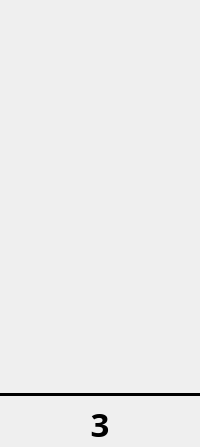
     <widget class="QWidget" name="col3" native="true">
      <layout class="QVBoxLayout" name="verticalLayout_3">
       <property name="spacing">
        <number>5</number>
       </property>
       <property name="leftMargin">
        <number>0</number>
       </property>
       <property name="topMargin">
        <number>0</number>
       </property>
       <property name="rightMargin">
        <number>0</number>
       </property>
       <property name="bottomMargin">
        <number>0</number>
       </property>
       <item>
        <widget class="QPushButton" name="col3button">
         <property name="sizePolicy">
          <sizepolicy hsizetype="Fixed" vsizetype="Fixed">
           <horstretch>0</horstretch>
           <verstretch>0</verstretch>
          </sizepolicy>
         </property>
         <property name="minimumSize">
          <size>
           <width>44</width>
           <height>44</height>
          </size>
         </property>
         <property name="maximumSize">
          <size>
           <width>44</width>
           <height>44</height>
          </size>
         </property>
         <property name="styleSheet">
          <string notr="true">QPushButton {
    border: none; 
    outline: none;
    image: url(&quot;:/images/arrow&quot;);
}

QPushButton:disabled {
    image: url(&quot;:/images/arrow-disabled&quot;);
}

QPushButton:hover {
    image: url(&quot;:/images/arrow-hover&quot;);
}
</string>
         </property>
         <property name="iconSize">
          <size>
           <width>44</width>
           <height>44</height>
          </size>
         </property>
         <property name="flat">
          <bool>true</bool>
         </property>
        </widget>
       </item>
       <item>
        <spacer name="spacer3up">
         <property name="orientation">
          <enum>Qt::Vertical</enum>
         </property>
         <property name="sizeType">
          <enum>QSizePolicy::Fixed</enum>
         </property>
         <property name="sizeHint" stdset="0">
          <size>
           <width>20</width>
           <height>40</height>
          </size>
         </property>
        </spacer>
       </item>
       <item>
        <widget class="Ball" name="row63">
         <property name="sizePolicy">
          <sizepolicy hsizetype="Fixed" vsizetype="Fixed">
           <horstretch>0</horstretch>
           <verstretch>0</verstretch>
          </sizepolicy>
         </property>
         <property name="minimumSize">
          <size>
           <width>44</width>
           <height>44</height>
          </size>
         </property>
         <property name="maximumSize">
          <size>
           <width>44</width>
           <height>44</height>
          </size>
         </property>
         <property name="text">
          <string/>
         </property>
         <property name="scaledContents">
          <bool>true</bool>
         </property>
         <property name="alignment">
          <set>Qt::AlignCenter</set>
         </property>
        </widget>
       </item>
       <item>
        <widget class="Ball" name="row53">
         <property name="sizePolicy">
          <sizepolicy hsizetype="Fixed" vsizetype="Fixed">
           <horstretch>0</horstretch>
           <verstretch>0</verstretch>
          </sizepolicy>
         </property>
         <property name="minimumSize">
          <size>
           <width>44</width>
           <height>44</height>
          </size>
         </property>
         <property name="maximumSize">
          <size>
           <width>44</width>
           <height>44</height>
          </size>
         </property>
         <property name="text">
          <string/>
         </property>
         <property name="scaledContents">
          <bool>true</bool>
         </property>
         <property name="alignment">
          <set>Qt::AlignCenter</set>
         </property>
        </widget>
       </item>
       <item>
        <widget class="Ball" name="row43">
         <property name="sizePolicy">
          <sizepolicy hsizetype="Fixed" vsizetype="Fixed">
           <horstretch>0</horstretch>
           <verstretch>0</verstretch>
          </sizepolicy>
         </property>
         <property name="minimumSize">
          <size>
           <width>44</width>
           <height>44</height>
          </size>
         </property>
         <property name="maximumSize">
          <size>
           <width>44</width>
           <height>44</height>
          </size>
         </property>
         <property name="text">
          <string/>
         </property>
         <property name="scaledContents">
          <bool>true</bool>
         </property>
         <property name="alignment">
          <set>Qt::AlignCenter</set>
         </property>
        </widget>
       </item>
       <item>
        <widget class="Ball" name="row33">
         <property name="sizePolicy">
          <sizepolicy hsizetype="Fixed" vsizetype="Fixed">
           <horstretch>0</horstretch>
           <verstretch>0</verstretch>
          </sizepolicy>
         </property>
         <property name="minimumSize">
          <size>
           <width>44</width>
           <height>44</height>
          </size>
         </property>
         <property name="maximumSize">
          <size>
           <width>44</width>
           <height>44</height>
          </size>
         </property>
         <property name="text">
          <string/>
         </property>
         <property name="scaledContents">
          <bool>true</bool>
         </property>
         <property name="alignment">
          <set>Qt::AlignCenter</set>
         </property>
        </widget>
       </item>
       <item>
        <widget class="Ball" name="row23">
         <property name="sizePolicy">
          <sizepolicy hsizetype="Fixed" vsizetype="Fixed">
           <horstretch>0</horstretch>
           <verstretch>0</verstretch>
          </sizepolicy>
         </property>
         <property name="minimumSize">
          <size>
           <width>44</width>
           <height>44</height>
          </size>
         </property>
         <property name="maximumSize">
          <size>
           <width>44</width>
           <height>44</height>
          </size>
         </property>
         <property name="text">
          <string/>
         </property>
         <property name="scaledContents">
          <bool>true</bool>
         </property>
         <property name="alignment">
          <set>Qt::AlignCenter</set>
         </property>
        </widget>
       </item>
       <item>
        <widget class="Ball" name="row13">
         <property name="sizePolicy">
          <sizepolicy hsizetype="Fixed" vsizetype="Fixed">
           <horstretch>0</horstretch>
           <verstretch>0</verstretch>
          </sizepolicy>
         </property>
         <property name="minimumSize">
          <size>
           <width>44</width>
           <height>44</height>
          </size>
         </property>
         <property name="maximumSize">
          <size>
           <width>44</width>
           <height>44</height>
          </size>
         </property>
         <property name="text">
          <string/>
         </property>
         <property name="scaledContents">
          <bool>true</bool>
         </property>
         <property name="alignment">
          <set>Qt::AlignCenter</set>
         </property>
        </widget>
       </item>
       <item>
        <spacer name="spacer3down">
         <property name="orientation">
          <enum>Qt::Vertical</enum>
         </property>
         <property name="sizeType">
          <enum>QSizePolicy::Fixed</enum>
         </property>
         <property name="sizeHint" stdset="0">
          <size>
           <width>20</width>
           <height>10</height>
          </size>
         </property>
        </spacer>
       </item>
       <item>
        <widget class="QFrame" name="col3line">
         <property name="minimumSize">
          <size>
           <width>0</width>
           <height>3</height>
          </size>
         </property>
         <property name="maximumSize">
          <size>
           <width>16777215</width>
           <height>3</height>
          </size>
         </property>
         <property name="styleSheet">
          <string notr="true">border: 2px solid black;</string>
         </property>
         <property name="frameShape">
          <enum>QFrame::HLine</enum>
         </property>
        </widget>
       </item>
       <item>
        <widget class="QLabel" name="col3name">
         <property name="font">
          <font>
           <family>Arial Black</family>
           <pointsize>25</pointsize>
           <weight>75</weight>
           <bold>true</bold>
          </font>
         </property>
         <property name="text">
          <string>3</string>
         </property>
         <property name="alignment">
          <set>Qt::AlignCenter</set>
         </property>
        </widget>
       </item>
      </layout>
     </widget>
